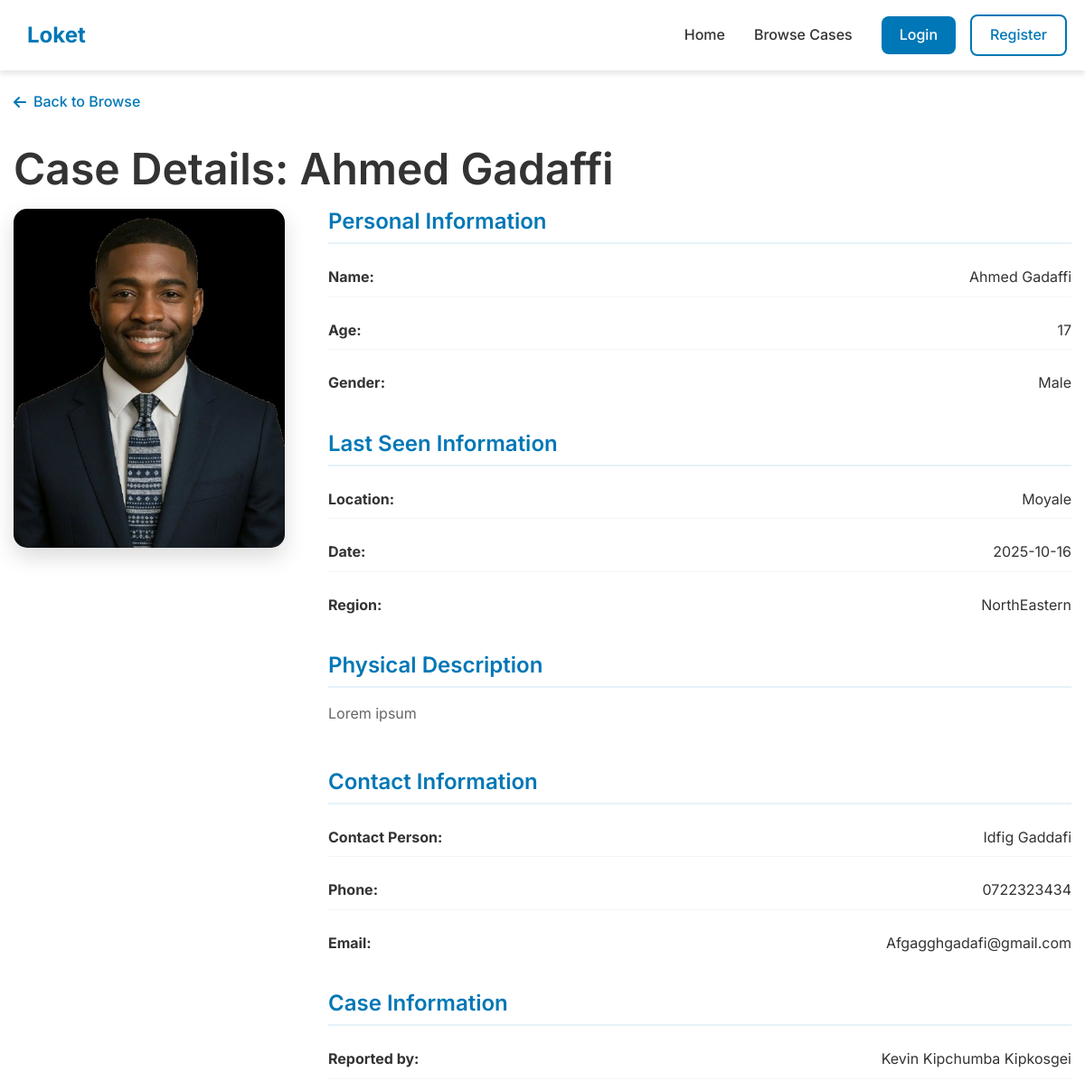
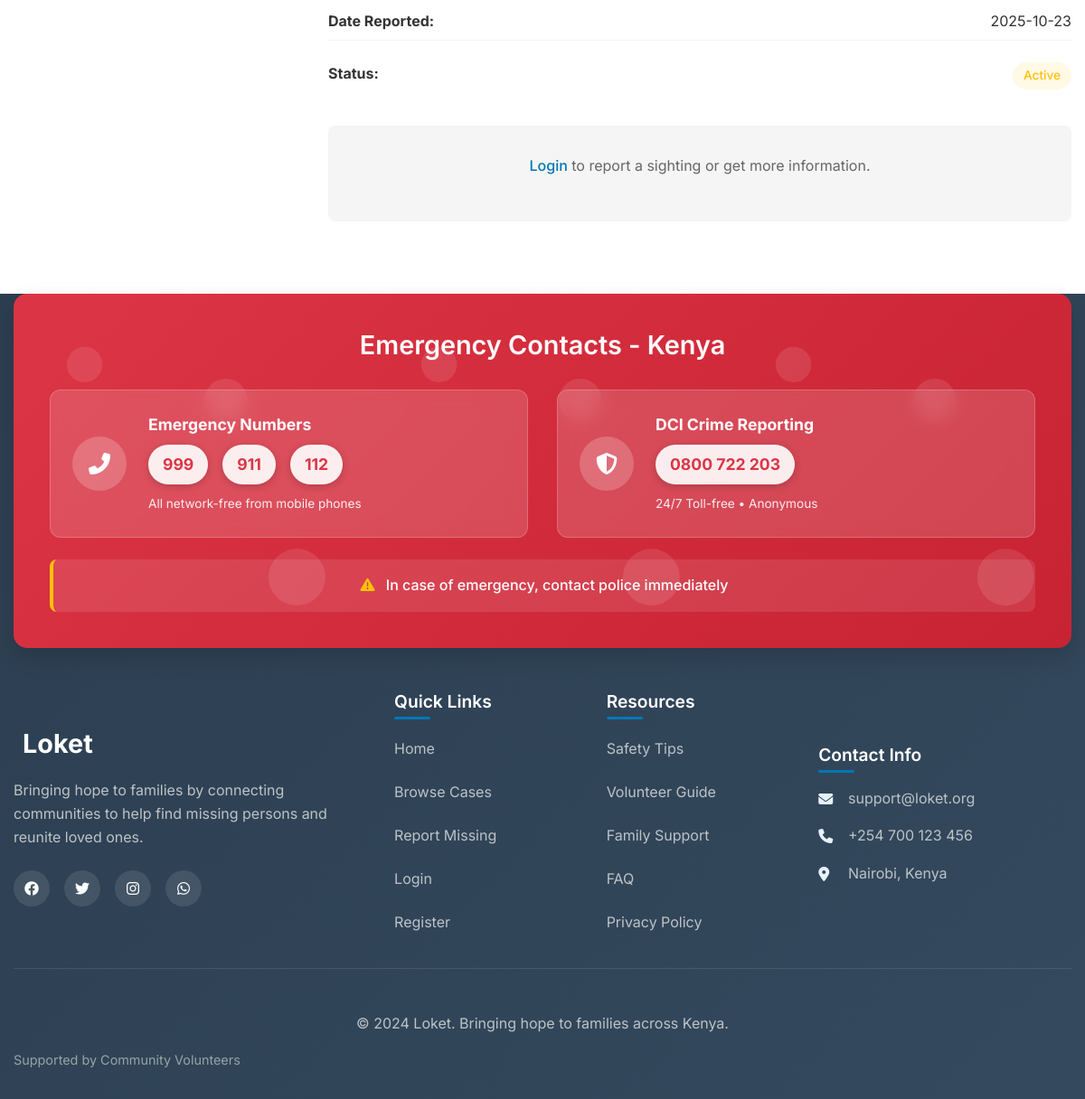
Page /case-details/3 on the committed database (2 pictures, top to bottom).
### models.py (models this page shows, shortened)
class MissingPerson(db.Model):
    id = db.Column(db.Integer, primary_key=True)
    name = db.Column(db.String(100), nullable=False)
    age = db.Column(db.Integer, nullable=False)
    gender = db.Column(db.String(20), nullable=False)
    last_seen = db.Column(db.String(200), nullable=False)
    last_seen_date = db.Column(db.Date, nullable=False)
    region = db.Column(db.String(50), nullable=False)
    description = db.Column(db.Text, nullable=False)
    contact_name = db.Column(db.String(100), nullable=False)
    contact_phone = db.Column(db.String(20), nullable=False)
    contact_email = db.Column(db.String(100), nullable=False)
    photo_filename = db.Column(db.String(200), nullable=True)
    date_reported = db.Column(db.DateTime, default=datetime.utcnow)
    is_found = db.Column(db.Boolean, default=False)
    reported_by = db.Column(db.Integer, db.ForeignKey('user.id'), nullable=False)
    @property
    def photo_url(self):
        if self.photo_filename:
            return f'/static/uploads/{self.photo_filename}'
        return '/static/images/default-avatar.png'

class User(UserMixin, db.Model):
    id = db.Column(db.Integer, primary_key=True)
    name = db.Column(db.String(100), nullable=False)
    email = db.Column(db.String(100), unique=True, nullable=False)
    password_hash = db.Column(db.String(200), nullable=False)
    phone = db.Column(db.String(20), nullable=False)
    role = db.Column(db.String(20), default='user')
    date_joined = db.Column(db.DateTime, default=datetime.utcnow)
    missing_persons = db.relationship('MissingPerson', backref='reporter', lazy=True)

### app.py (the view)
@app.route('/case-details/<int:person_id>')
def case_details(person_id):
    missing_person = MissingPerson.query.get_or_404(person_id)
    return render_template('case_details.html', person=missing_person)

### templates/case_details.html (shortened to what this page needs)
{% extends "base.html" %}
{% block content %}
<section class="case-details-section">
    <div class="container">
        <div class="case-details-header">
            <a href="{{ url_for('browse') }}" class="back-link">
                <i class="fas fa-arrow-left"></i> Back to Browse
            </a>
            <h1>Case Details: {{ person.name }}</h1>
        </div>
        <div class="case-details-content">
            <div class="case-image-large">
                <img src="{{ person.photo_url }}" alt="{{ person.name }}">
            </div>
            <div class="case-info-detailed">
                <div class="info-section">
                    <h3>Personal Information</h3>
                    <div class="info-grid">
                        <div class="info-item">
                            <strong>Name:</strong>
                            <span>{{ person.name }}</span>
                        </div>
                        <div class="info-item">
                            <strong>Age:</strong>
                            <span>{{ person.age }}</span>
                        </div>
                        <div class="info-item">
                            <strong>Gender:</strong>
                            <span>{{ person.gender }}</span>
                        </div>
                    </div>
                </div>
                <div class="info-section">
                    <h3>Last Seen Information</h3>
                    <div class="info-grid">
                        <div class="info-item">
                            <strong>Location:</strong>
                            <span>{{ person.last_seen }}</span>
                        </div>
                        <div class="info-item">
                            <strong>Date:</strong>
                            <span>{{ person.last_seen_date.strftime('%Y-%m-%d') }}</span>
                        </div>
                        <div class="info-item">
                            <strong>Region:</strong>
                            <span>{{ person.region }}</span>
                        </div>
                    </div>
                </div>
                <div class="info-section">
                    <h3>Physical Description</h3>
                    <p>{{ person.description }}</p>
                </div>
                <div class="info-section">
                    <h3>Contact Information</h3>
                    <div class="info-grid">
                        <div class="info-item">
                            <strong>Contact Person:</strong>
                            <span>{{ person.contact_name }}</span>
                        </div>
                        <div class="info-item">
                            <strong>Phone:</strong>
                            <span>{{ person.contact_phone }}</span>
                        </div>
                        <div class="info-item">
                            <strong>Email:</strong>
                            <span>{{ person.contact_email }}</span>
                        </div>
                    </div>
                </div>
                <div class="info-section">
                    <h3>Case Information</h3>
                    <div class="info-grid">
                        <div class="info-item">
                            <strong>Reported by:</strong>
                            <span>{{ person.reporter.name }}</span>
                        </div>
                        <div class="info-item">
                            <strong>Date Reported:</strong>
                            <span>{{ person.date_reported.strftime('%Y-%m-%d') }}</span>
                        </div>
                        <div class="info-item">
                            <strong>Status:</strong>
                            <span class="status-{{ 'found' if person.is_found else 'active' }}">
                                {{ 'Found' if person.is_found else 'Active' }}
                            </span>
                        </div>
                    </div>
                </div>
                {% if current_user.is_authenticated %}
                <div class="action-buttons">
                    <button class="btn btn-primary btn-report-sighting" data-person-id="{{ person.id }}">
                        Report Sighting
                    </button>
                </div>
                {% else %}
                <div class="login-prompt">
                    <p><a href="{{ url_for('login') }}">Login</a> to report a sighting or get more information.</p>
                </div>
                {% endif %}
            </div>
        </div>
    </div>
</section>
{% endblock %}

### static/css/style.css (style rules this page uses)
:root { --primary-color: #0077B6; --primary-light: #E6F2F9; --primary-dark: #005a8c; --secondary-color: #FFFFFF; --text-color: #333333; --light-gray: #F5F5F5; --medium-gray: #E0E0E0; --dark-gray: #666666; --success-color: #28A745; --error-color: #DC3545; --warning-color: #FFC107; --shadow: 0 4px 6px rgba(0, 0, 0, 0.1); --shadow-lg: 0 10px 25px rgba(0, 0, 0, 0.15); --transition: all 0.3s ease; --border-radius: 8px; }
* { margin: 0; padding: 0; box-sizing: border-box; }
body { font-family: 'Inter', sans-serif; line-height: 1.6; color: var(--text-color); background-color: var(--secondary-color); overflow-x: hidden; }
.container { width: 100%; max-width: 1200px; margin: 0 auto; padding: 0 20px; }
h1, h2, h3, h4, h5, h6 { font-weight: 600; line-height: 1.2; margin-bottom: 1rem; }
h1 { font-size: 3rem; }
h3 { font-size: 1.5rem; }
p { margin-bottom: 1rem; color: var(--dark-gray); }
.status-active, .status-found { font-weight: 500; padding: 0.25rem 0.75rem; border-radius: 20px; font-size: 0.85rem; }
.status-active { color: var(--warning-color); background-color: rgba(255, 193, 7, 0.1); }
.case-details-section { padding: 100px 0 80px; }
.back-link { display: inline-flex; align-items: center; gap: 0.5rem; color: var(--primary-color); text-decoration: none; margin-bottom: 2rem; font-weight: 500; }
.case-details-content { display: grid; grid-template-columns: 300px 1fr; gap: 3rem; align-items: start; }
.case-image-large { border-radius: 15px; overflow: hidden; box-shadow: var(--shadow-lg); }
.case-image-large img { width: 100%; height: auto; display: block; }
.case-info-detailed { display: flex; flex-direction: column; gap: 2rem; }
.info-section h3 { color: var(--primary-color); margin-bottom: 1rem; padding-bottom: 0.5rem; border-bottom: 2px solid var(--primary-light); }
.info-grid { display: grid; gap: 1rem; }
.info-item { display: flex; justify-content: space-between; padding: 0.5rem 0; border-bottom: 1px solid var(--light-gray); }
.info-item:last-child { border-bottom: none; }
.login-prompt { text-align: center; padding: 2rem; background-color: var(--light-gray); border-radius: var(--border-radius); }
.login-prompt a { color: var(--primary-color); text-decoration: none; font-weight: 500; }
@media (max-width: 1200px) { .container { padding: 0 15px; } }

### rows in the picture
MissingPerson: name "Ahmed Gadaffi", photo_url (picture), age "17", gender "Male", last_seen "Moyale", last_seen_date "2025-10-16", region "NorthEastern", description "Lorem ipsum", contact_name "Idfig Gaddafi", contact_phone "0722323434", contact_email "Afgagghgadafi@gmail.com", date_reported "2025-10-23", is_found "Active"
User: reporter.name "Kevin Kipchumba Kipkosgei"
